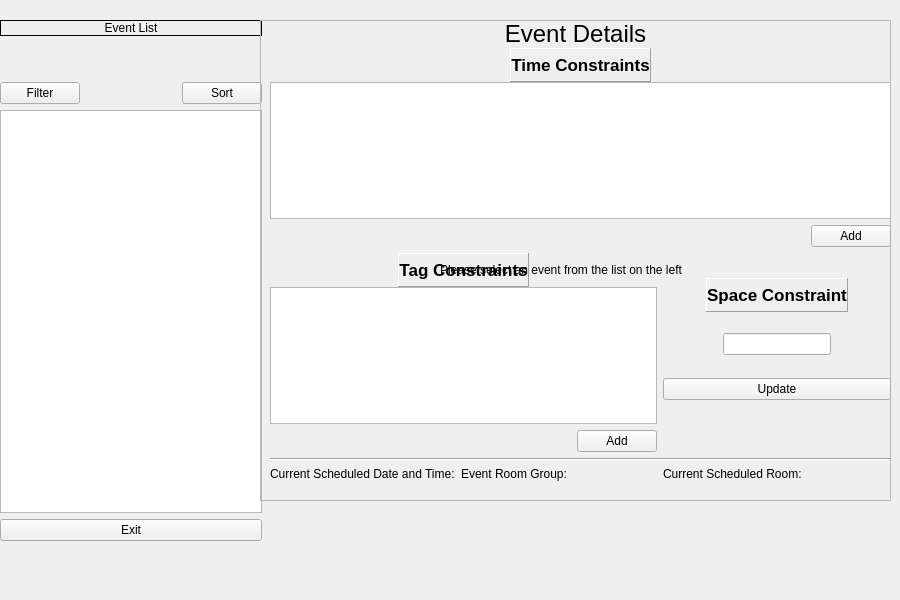
<?xml version="1.0" encoding="UTF-8"?>
<ui version="4.0">
 <class>EventListWindow</class>
 <widget class="QMainWindow" name="EventListWindow">
  <property name="geometry">
   <rect>
    <x>0</x>
    <y>0</y>
    <width>900</width>
    <height>600</height>
   </rect>
  </property>
  <property name="sizePolicy">
   <sizepolicy hsizetype="Fixed" vsizetype="Fixed">
    <horstretch>0</horstretch>
    <verstretch>0</verstretch>
   </sizepolicy>
  </property>
  <property name="minimumSize">
   <size>
    <width>900</width>
    <height>600</height>
   </size>
  </property>
  <property name="maximumSize">
   <size>
    <width>900</width>
    <height>600</height>
   </size>
  </property>
  <property name="windowTitle">
   <string>MainWindow</string>
  </property>
  <widget class="QWidget" name="centralwidget">
   <widget class="QWidget" name="verticalLayoutWidget">
    <property name="geometry">
     <rect>
      <x>0</x>
      <y>20</y>
      <width>262</width>
      <height>521</height>
     </rect>
    </property>
    <layout class="QVBoxLayout" name="LayoutEventList">
     <item>
      <widget class="QLabel" name="LabelEventList">
       <property name="frameShape">
        <enum>QFrame::Box</enum>
       </property>
       <property name="text">
        <string>Event List</string>
       </property>
       <property name="alignment">
        <set>Qt::AlignCenter</set>
       </property>
      </widget>
     </item>
     <item>
      <widget class="QStackedWidget" name="ExtraButtons">
       <property name="sizePolicy">
        <sizepolicy hsizetype="Fixed" vsizetype="Fixed">
         <horstretch>0</horstretch>
         <verstretch>0</verstretch>
        </sizepolicy>
       </property>
       <property name="minimumSize">
        <size>
         <width>250</width>
         <height>34</height>
        </size>
       </property>
       <property name="currentIndex">
        <number>1</number>
       </property>
       <widget class="QWidget" name="AdminView_2">
        <widget class="QWidget" name="horizontalLayoutWidget">
         <property name="geometry">
          <rect>
           <x>0</x>
           <y>0</y>
           <width>269</width>
           <height>41</height>
          </rect>
         </property>
         <layout class="QHBoxLayout" name="horizontalLayout">
          <item>
           <widget class="QPushButton" name="ButtonCreateOrganizer">
            <property name="text">
             <string>Create Organizer</string>
            </property>
           </widget>
          </item>
          <item>
           <widget class="QPushButton" name="ButtonCreateEvent">
            <property name="text">
             <string>Create Event</string>
            </property>
           </widget>
          </item>
         </layout>
        </widget>
       </widget>
       <widget class="QWidget" name="OrganizerView_2"/>
      </widget>
     </item>
     <item>
      <layout class="QHBoxLayout" name="horizontalLayout_2">
       <item>
        <widget class="QPushButton" name="ButtonFilter">
         <property name="text">
          <string>Filter</string>
         </property>
        </widget>
       </item>
       <item>
        <spacer name="horizontalSpacer">
         <property name="orientation">
          <enum>Qt::Horizontal</enum>
         </property>
         <property name="sizeHint" stdset="0">
          <size>
           <width>40</width>
           <height>20</height>
          </size>
         </property>
        </spacer>
       </item>
       <item>
        <widget class="QPushButton" name="ButtonSort">
         <property name="text">
          <string>Sort</string>
         </property>
        </widget>
       </item>
      </layout>
     </item>
     <item>
      <widget class="QListWidget" name="ListEvents"/>
     </item>
     <item>
      <widget class="QPushButton" name="ButtonExit">
       <property name="text">
        <string>Exit</string>
       </property>
      </widget>
     </item>
    </layout>
   </widget>
   <widget class="QFrame" name="EventEditFrame">
    <property name="geometry">
     <rect>
      <x>260</x>
      <y>20</y>
      <width>631</width>
      <height>481</height>
     </rect>
    </property>
    <property name="autoFillBackground">
     <bool>false</bool>
    </property>
    <property name="frameShape">
     <enum>QFrame::StyledPanel</enum>
    </property>
    <property name="frameShadow">
     <enum>QFrame::Raised</enum>
    </property>
    <widget class="QWidget" name="verticalLayoutWidget_7">
     <property name="geometry">
      <rect>
       <x>0</x>
       <y>0</y>
       <width>631</width>
       <height>481</height>
      </rect>
     </property>
     <layout class="QVBoxLayout" name="LayoutEventDetails">
      <property name="spacing">
       <number>0</number>
      </property>
      <property name="sizeConstraint">
       <enum>QLayout::SetDefaultConstraint</enum>
      </property>
      <item>
       <widget class="QLabel" name="LabelDetails">
        <property name="font">
         <font>
          <pointsize>18</pointsize>
         </font>
        </property>
        <property name="text">
         <string>Event Details</string>
        </property>
        <property name="alignment">
         <set>Qt::AlignCenter</set>
        </property>
       </widget>
      </item>
      <item>
       <widget class="QStackedWidget" name="stackedWidget_2">
        <property name="sizePolicy">
         <sizepolicy hsizetype="Expanding" vsizetype="Expanding">
          <horstretch>0</horstretch>
          <verstretch>0</verstretch>
         </sizepolicy>
        </property>
        <property name="currentIndex">
         <number>0</number>
        </property>
        <widget class="QWidget" name="OrganizerView">
         <property name="sizePolicy">
          <sizepolicy hsizetype="Expanding" vsizetype="Expanding">
           <horstretch>0</horstretch>
           <verstretch>0</verstretch>
          </sizepolicy>
         </property>
         <property name="autoFillBackground">
          <bool>false</bool>
         </property>
         <widget class="QWidget" name="gridLayoutWidget_2">
          <property name="geometry">
           <rect>
            <x>10</x>
            <y>0</y>
            <width>621</width>
            <height>453</height>
           </rect>
          </property>
          <layout class="QGridLayout" name="gridLayout_3">
           <property name="sizeConstraint">
            <enum>QLayout::SetDefaultConstraint</enum>
           </property>
           <item row="1" column="1">
            <spacer name="horizontalSpacer_27">
             <property name="orientation">
              <enum>Qt::Horizontal</enum>
             </property>
             <property name="sizeType">
              <enum>QSizePolicy::MinimumExpanding</enum>
             </property>
             <property name="sizeHint" stdset="0">
              <size>
               <width>150</width>
               <height>20</height>
              </size>
             </property>
            </spacer>
           </item>
           <item row="0" column="0" colspan="3">
            <layout class="QVBoxLayout" name="LayoutTimeConstraints" stretch="0,0">
             <property name="spacing">
              <number>0</number>
             </property>
             <property name="sizeConstraint">
              <enum>QLayout::SetDefaultConstraint</enum>
             </property>
             <item>
              <layout class="QHBoxLayout" name="horizontalLayout_15">
               <item>
                <spacer name="horizontalSpacer_29">
                 <property name="orientation">
                  <enum>Qt::Horizontal</enum>
                 </property>
                 <property name="sizeHint" stdset="0">
                  <size>
                   <width>40</width>
                   <height>20</height>
                  </size>
                 </property>
                </spacer>
               </item>
               <item>
                <widget class="QLabel" name="LabelTimeConstraints">
                 <property name="sizePolicy">
                  <sizepolicy hsizetype="Minimum" vsizetype="Minimum">
                   <horstretch>0</horstretch>
                   <verstretch>1</verstretch>
                  </sizepolicy>
                 </property>
                 <property name="minimumSize">
                  <size>
                   <width>0</width>
                   <height>34</height>
                  </size>
                 </property>
                 <property name="font">
                  <font>
                   <pointsize>13</pointsize>
                   <weight>75</weight>
                   <bold>true</bold>
                  </font>
                 </property>
                 <property name="frameShape">
                  <enum>QFrame::Panel</enum>
                 </property>
                 <property name="frameShadow">
                  <enum>QFrame::Raised</enum>
                 </property>
                 <property name="lineWidth">
                  <number>1</number>
                 </property>
                 <property name="midLineWidth">
                  <number>1</number>
                 </property>
                 <property name="text">
                  <string>Time Constraints</string>
                 </property>
                 <property name="alignment">
                  <set>Qt::AlignCenter</set>
                 </property>
                 <property name="margin">
                  <number>6</number>
                 </property>
                </widget>
               </item>
               <item>
                <spacer name="horizontalSpacer_30">
                 <property name="orientation">
                  <enum>Qt::Horizontal</enum>
                 </property>
                 <property name="sizeHint" stdset="0">
                  <size>
                   <width>40</width>
                   <height>20</height>
                  </size>
                 </property>
                </spacer>
               </item>
              </layout>
             </item>
             <item>
              <widget class="QListWidget" name="ListTimeConstraints"/>
             </item>
            </layout>
           </item>
           <item row="2" column="0" colspan="2">
            <layout class="QVBoxLayout" name="LayoutTagConstraints" stretch="0,0">
             <property name="spacing">
              <number>0</number>
             </property>
             <property name="sizeConstraint">
              <enum>QLayout::SetDefaultConstraint</enum>
             </property>
             <item>
              <layout class="QHBoxLayout" name="horizontalLayout_13">
               <item>
                <spacer name="horizontalSpacer_25">
                 <property name="orientation">
                  <enum>Qt::Horizontal</enum>
                 </property>
                 <property name="sizeHint" stdset="0">
                  <size>
                   <width>40</width>
                   <height>20</height>
                  </size>
                 </property>
                </spacer>
               </item>
               <item>
                <widget class="QLabel" name="LabelTagConstraints">
                 <property name="sizePolicy">
                  <sizepolicy hsizetype="Minimum" vsizetype="Minimum">
                   <horstretch>0</horstretch>
                   <verstretch>1</verstretch>
                  </sizepolicy>
                 </property>
                 <property name="minimumSize">
                  <size>
                   <width>0</width>
                   <height>34</height>
                  </size>
                 </property>
                 <property name="font">
                  <font>
                   <pointsize>13</pointsize>
                   <weight>75</weight>
                   <bold>true</bold>
                   <strikeout>false</strikeout>
                   <stylestrategy>PreferDefault</stylestrategy>
                   <kerning>true</kerning>
                  </font>
                 </property>
                 <property name="frameShape">
                  <enum>QFrame::Panel</enum>
                 </property>
                 <property name="frameShadow">
                  <enum>QFrame::Raised</enum>
                 </property>
                 <property name="lineWidth">
                  <number>1</number>
                 </property>
                 <property name="midLineWidth">
                  <number>1</number>
                 </property>
                 <property name="text">
                  <string>Tag Constraints</string>
                 </property>
                 <property name="alignment">
                  <set>Qt::AlignCenter</set>
                 </property>
                 <property name="margin">
                  <number>6</number>
                 </property>
                </widget>
               </item>
               <item>
                <spacer name="horizontalSpacer_26">
                 <property name="orientation">
                  <enum>Qt::Horizontal</enum>
                 </property>
                 <property name="sizeHint" stdset="0">
                  <size>
                   <width>40</width>
                   <height>20</height>
                  </size>
                 </property>
                </spacer>
               </item>
              </layout>
             </item>
             <item>
              <widget class="QListWidget" name="ListTagConstraints"/>
             </item>
            </layout>
           </item>
           <item row="6" column="1">
            <widget class="QLabel" name="LabelRoomGroup">
             <property name="text">
              <string>&lt;Room Group&gt;</string>
             </property>
            </widget>
           </item>
           <item row="2" column="2">
            <layout class="QVBoxLayout" name="LayoutSpaceConstraint" stretch="0,0,0">
             <property name="spacing">
              <number>0</number>
             </property>
             <property name="sizeConstraint">
              <enum>QLayout::SetDefaultConstraint</enum>
             </property>
             <item>
              <layout class="QHBoxLayout" name="horizontalLayout_11">
               <item>
                <spacer name="horizontalSpacer_21">
                 <property name="orientation">
                  <enum>Qt::Horizontal</enum>
                 </property>
                 <property name="sizeHint" stdset="0">
                  <size>
                   <width>40</width>
                   <height>20</height>
                  </size>
                 </property>
                </spacer>
               </item>
               <item>
                <widget class="QLabel" name="LabelSpaceTitle">
                 <property name="sizePolicy">
                  <sizepolicy hsizetype="Minimum" vsizetype="Minimum">
                   <horstretch>0</horstretch>
                   <verstretch>1</verstretch>
                  </sizepolicy>
                 </property>
                 <property name="minimumSize">
                  <size>
                   <width>0</width>
                   <height>34</height>
                  </size>
                 </property>
                 <property name="maximumSize">
                  <size>
                   <width>16777215</width>
                   <height>30</height>
                  </size>
                 </property>
                 <property name="font">
                  <font>
                   <pointsize>13</pointsize>
                   <weight>75</weight>
                   <bold>true</bold>
                   <strikeout>false</strikeout>
                   <stylestrategy>PreferDefault</stylestrategy>
                   <kerning>true</kerning>
                  </font>
                 </property>
                 <property name="frameShape">
                  <enum>QFrame::Panel</enum>
                 </property>
                 <property name="frameShadow">
                  <enum>QFrame::Raised</enum>
                 </property>
                 <property name="lineWidth">
                  <number>1</number>
                 </property>
                 <property name="midLineWidth">
                  <number>1</number>
                 </property>
                 <property name="text">
                  <string>Space Constraint</string>
                 </property>
                 <property name="alignment">
                  <set>Qt::AlignCenter</set>
                 </property>
                 <property name="margin">
                  <number>6</number>
                 </property>
                </widget>
               </item>
               <item>
                <spacer name="horizontalSpacer_22">
                 <property name="orientation">
                  <enum>Qt::Horizontal</enum>
                 </property>
                 <property name="sizeHint" stdset="0">
                  <size>
                   <width>40</width>
                   <height>20</height>
                  </size>
                 </property>
                </spacer>
               </item>
              </layout>
             </item>
             <item>
              <layout class="QHBoxLayout" name="horizontalLayout_12">
               <item>
                <spacer name="horizontalSpacer_23">
                 <property name="orientation">
                  <enum>Qt::Horizontal</enum>
                 </property>
                 <property name="sizeType">
                  <enum>QSizePolicy::Minimum</enum>
                 </property>
                 <property name="sizeHint" stdset="0">
                  <size>
                   <width>60</width>
                   <height>20</height>
                  </size>
                 </property>
                </spacer>
               </item>
               <item>
                <widget class="QLineEdit" name="FieldSpaceConstraint"/>
               </item>
               <item>
                <spacer name="horizontalSpacer_24">
                 <property name="orientation">
                  <enum>Qt::Horizontal</enum>
                 </property>
                 <property name="sizeType">
                  <enum>QSizePolicy::Minimum</enum>
                 </property>
                 <property name="sizeHint" stdset="0">
                  <size>
                   <width>60</width>
                   <height>20</height>
                  </size>
                 </property>
                </spacer>
               </item>
              </layout>
             </item>
             <item>
              <widget class="QPushButton" name="ButtonUpdateSpaceConstraint">
               <property name="text">
                <string>Update</string>
               </property>
              </widget>
             </item>
            </layout>
           </item>
           <item row="1" column="2">
            <layout class="QHBoxLayout" name="horizontalLayout_9">
             <item>
              <spacer name="horizontalSpacer_4">
               <property name="orientation">
                <enum>Qt::Horizontal</enum>
               </property>
               <property name="sizeHint" stdset="0">
                <size>
                 <width>40</width>
                 <height>20</height>
                </size>
               </property>
              </spacer>
             </item>
             <item>
              <widget class="QPushButton" name="ButtonAddTimeConstraint">
               <property name="text">
                <string>Add</string>
               </property>
              </widget>
             </item>
            </layout>
           </item>
           <item row="5" column="0">
            <widget class="QLabel" name="LabelDateTitle">
             <property name="text">
              <string>Current Scheduled Date and Time:</string>
             </property>
            </widget>
           </item>
           <item row="6" column="0">
            <widget class="QLabel" name="LabelScheduledDatetime">
             <property name="text">
              <string>&lt;Datetime&gt;</string>
             </property>
            </widget>
           </item>
           <item row="6" column="2">
            <widget class="QLabel" name="LabelScheduledRoom">
             <property name="text">
              <string>&lt;Room&gt;</string>
             </property>
            </widget>
           </item>
           <item row="5" column="2">
            <widget class="QLabel" name="LabelRoomTitle">
             <property name="text">
              <string>Current Scheduled Room:</string>
             </property>
            </widget>
           </item>
           <item row="3" column="1">
            <layout class="QHBoxLayout" name="horizontalLayout_10">
             <item>
              <spacer name="horizontalSpacer_13">
               <property name="orientation">
                <enum>Qt::Horizontal</enum>
               </property>
               <property name="sizeHint" stdset="0">
                <size>
                 <width>40</width>
                 <height>20</height>
                </size>
               </property>
              </spacer>
             </item>
             <item>
              <widget class="QPushButton" name="ButtonAddTagConstraint">
               <property name="text">
                <string>Add</string>
               </property>
              </widget>
             </item>
            </layout>
           </item>
           <item row="5" column="1">
            <widget class="QLabel" name="LabelRoomGroupTitle">
             <property name="text">
              <string>Event Room Group:</string>
             </property>
            </widget>
           </item>
           <item row="4" column="0" colspan="3">
            <widget class="Line" name="DividingLine">
             <property name="orientation">
              <enum>Qt::Horizontal</enum>
             </property>
            </widget>
           </item>
          </layout>
         </widget>
        </widget>
        <widget class="QWidget" name="AdminView">
         <property name="sizePolicy">
          <sizepolicy hsizetype="Expanding" vsizetype="Expanding">
           <horstretch>0</horstretch>
           <verstretch>0</verstretch>
          </sizepolicy>
         </property>
         <widget class="QWidget" name="gridLayoutWidget">
          <property name="geometry">
           <rect>
            <x>10</x>
            <y>0</y>
            <width>621</width>
            <height>451</height>
           </rect>
          </property>
          <layout class="QGridLayout" name="gridLayout">
           <property name="sizeConstraint">
            <enum>QLayout::SetDefaultConstraint</enum>
           </property>
           <item row="0" column="2">
            <layout class="QVBoxLayout" name="LayoutTagConstraints_2" stretch="0,0">
             <property name="spacing">
              <number>0</number>
             </property>
             <property name="sizeConstraint">
              <enum>QLayout::SetDefaultConstraint</enum>
             </property>
             <item>
              <layout class="QHBoxLayout" name="horizontalLayout_3">
               <item>
                <spacer name="horizontalSpacer_5">
                 <property name="orientation">
                  <enum>Qt::Horizontal</enum>
                 </property>
                 <property name="sizeHint" stdset="0">
                  <size>
                   <width>40</width>
                   <height>20</height>
                  </size>
                 </property>
                </spacer>
               </item>
               <item>
                <widget class="QLabel" name="LabelTagConstraints_2">
                 <property name="sizePolicy">
                  <sizepolicy hsizetype="Minimum" vsizetype="Minimum">
                   <horstretch>0</horstretch>
                   <verstretch>1</verstretch>
                  </sizepolicy>
                 </property>
                 <property name="minimumSize">
                  <size>
                   <width>0</width>
                   <height>30</height>
                  </size>
                 </property>
                 <property name="font">
                  <font>
                   <pointsize>13</pointsize>
                   <weight>75</weight>
                   <bold>true</bold>
                   <strikeout>false</strikeout>
                   <stylestrategy>PreferDefault</stylestrategy>
                   <kerning>true</kerning>
                  </font>
                 </property>
                 <property name="frameShape">
                  <enum>QFrame::Panel</enum>
                 </property>
                 <property name="frameShadow">
                  <enum>QFrame::Raised</enum>
                 </property>
                 <property name="lineWidth">
                  <number>1</number>
                 </property>
                 <property name="midLineWidth">
                  <number>1</number>
                 </property>
                 <property name="text">
                  <string>Tag Constraints</string>
                 </property>
                 <property name="alignment">
                  <set>Qt::AlignCenter</set>
                 </property>
                 <property name="margin">
                  <number>6</number>
                 </property>
                </widget>
               </item>
               <item>
                <spacer name="horizontalSpacer_6">
                 <property name="orientation">
                  <enum>Qt::Horizontal</enum>
                 </property>
                 <property name="sizeHint" stdset="0">
                  <size>
                   <width>40</width>
                   <height>20</height>
                  </size>
                 </property>
                </spacer>
               </item>
              </layout>
             </item>
             <item>
              <widget class="QListWidget" name="ListTagConstraints_2"/>
             </item>
            </layout>
           </item>
           <item row="4" column="2">
            <widget class="QLabel" name="LabelScheduledRoom_2">
             <property name="text">
              <string>&lt;Room&gt;</string>
             </property>
             <property name="indent">
              <number>6</number>
             </property>
            </widget>
           </item>
           <item row="4" column="0">
            <widget class="QLabel" name="LabelScheduledDatetime_2">
             <property name="text">
              <string>&lt;Datetime&gt;</string>
             </property>
            </widget>
           </item>
           <item row="0" column="1">
            <spacer name="horizontalSpacer_12">
             <property name="orientation">
              <enum>Qt::Horizontal</enum>
             </property>
             <property name="sizeType">
              <enum>QSizePolicy::Minimum</enum>
             </property>
             <property name="sizeHint" stdset="0">
              <size>
               <width>40</width>
               <height>20</height>
              </size>
             </property>
            </spacer>
           </item>
           <item row="3" column="2">
            <widget class="QLabel" name="LabelRoomTitle_2">
             <property name="text">
              <string>Current Scheduled Room:</string>
             </property>
             <property name="margin">
              <number>0</number>
             </property>
             <property name="indent">
              <number>6</number>
             </property>
            </widget>
           </item>
           <item row="5" column="2">
            <layout class="QVBoxLayout" name="LayoutExecuteScheduling">
             <property name="spacing">
              <number>6</number>
             </property>
             <item>
              <widget class="QLabel" name="LabelRoomGroupTitle_2">
               <property name="text">
                <string>Event Room Group:</string>
               </property>
              </widget>
             </item>
             <item>
              <widget class="QLabel" name="LabelRoomGroup_2">
               <property name="text">
                <string>&lt;RoomGroup&gt;</string>
               </property>
              </widget>
             </item>
             <item>
              <spacer name="verticalSpacer">
               <property name="orientation">
                <enum>Qt::Vertical</enum>
               </property>
               <property name="sizeHint" stdset="0">
                <size>
                 <width>20</width>
                 <height>40</height>
                </size>
               </property>
              </spacer>
             </item>
             <item>
              <widget class="QPushButton" name="pushButton_11">
               <property name="minimumSize">
                <size>
                 <width>0</width>
                 <height>40</height>
                </size>
               </property>
               <property name="font">
                <font>
                 <weight>75</weight>
                 <italic>false</italic>
                 <bold>true</bold>
                </font>
               </property>
               <property name="text">
                <string>Execute scheduling</string>
               </property>
               <property name="default">
                <bool>false</bool>
               </property>
               <property name="flat">
                <bool>false</bool>
               </property>
              </widget>
             </item>
            </layout>
           </item>
           <item row="1" column="2">
            <layout class="QVBoxLayout" name="LayoutAssignOrganizer">
             <property name="spacing">
              <number>0</number>
             </property>
             <property name="leftMargin">
              <number>8</number>
             </property>
             <property name="topMargin">
              <number>8</number>
             </property>
             <property name="rightMargin">
              <number>8</number>
             </property>
             <property name="bottomMargin">
              <number>8</number>
             </property>
             <item>
              <widget class="QLabel" name="LabelAssignedOrganizer">
               <property name="text">
                <string>Assigned Organizer:</string>
               </property>
               <property name="alignment">
                <set>Qt::AlignCenter</set>
               </property>
              </widget>
             </item>
             <item>
              <widget class="QPushButton" name="ButtonAssignOrganizer">
               <property name="text">
                <string>Assign Organizer</string>
               </property>
              </widget>
             </item>
            </layout>
           </item>
           <item row="5" column="0">
            <layout class="QVBoxLayout" name="LayoutTags">
             <property name="spacing">
              <number>0</number>
             </property>
             <item>
              <spacer name="verticalSpacer_2">
               <property name="orientation">
                <enum>Qt::Vertical</enum>
               </property>
               <property name="sizeType">
                <enum>QSizePolicy::Minimum</enum>
               </property>
               <property name="sizeHint" stdset="0">
                <size>
                 <width>20</width>
                 <height>30</height>
                </size>
               </property>
              </spacer>
             </item>
             <item>
              <layout class="QHBoxLayout" name="horizontalLayout_6">
               <item>
                <widget class="QLabel" name="LabelTags">
                 <property name="sizePolicy">
                  <sizepolicy hsizetype="Minimum" vsizetype="Minimum">
                   <horstretch>0</horstretch>
                   <verstretch>0</verstretch>
                  </sizepolicy>
                 </property>
                 <property name="minimumSize">
                  <size>
                   <width>0</width>
                   <height>30</height>
                  </size>
                 </property>
                 <property name="font">
                  <font>
                   <pointsize>13</pointsize>
                   <weight>75</weight>
                   <bold>true</bold>
                   <strikeout>false</strikeout>
                   <stylestrategy>PreferDefault</stylestrategy>
                   <kerning>true</kerning>
                  </font>
                 </property>
                 <property name="frameShape">
                  <enum>QFrame::Panel</enum>
                 </property>
                 <property name="frameShadow">
                  <enum>QFrame::Raised</enum>
                 </property>
                 <property name="lineWidth">
                  <number>1</number>
                 </property>
                 <property name="midLineWidth">
                  <number>0</number>
                 </property>
                 <property name="text">
                  <string>Tags</string>
                 </property>
                 <property name="alignment">
                  <set>Qt::AlignCenter</set>
                 </property>
                 <property name="margin">
                  <number>6</number>
                 </property>
                </widget>
               </item>
               <item>
                <spacer name="horizontalSpacer_11">
                 <property name="orientation">
                  <enum>Qt::Horizontal</enum>
                 </property>
                 <property name="sizeHint" stdset="0">
                  <size>
                   <width>40</width>
                   <height>20</height>
                  </size>
                 </property>
                </spacer>
               </item>
               <item>
                <widget class="QPushButton" name="ButtonAddTag">
                 <property name="text">
                  <string>Add</string>
                 </property>
                </widget>
               </item>
              </layout>
             </item>
             <item>
              <widget class="QScrollArea" name="scrollArea">
               <property name="widgetResizable">
                <bool>true</bool>
               </property>
               <widget class="QWidget" name="scrollAreaWidgetContents">
                <property name="geometry">
                 <rect>
                  <x>0</x>
                  <y>0</y>
                  <width>800</width>
                  <height>77</height>
                 </rect>
                </property>
                <property name="sizePolicy">
                 <sizepolicy hsizetype="Minimum" vsizetype="Preferred">
                  <horstretch>0</horstretch>
                  <verstretch>0</verstretch>
                 </sizepolicy>
                </property>
                <property name="minimumSize">
                 <size>
                  <width>800</width>
                  <height>0</height>
                 </size>
                </property>
               </widget>
              </widget>
             </item>
            </layout>
           </item>
           <item row="3" column="0">
            <widget class="QLabel" name="LabelDateTitle_2">
             <property name="text">
              <string>Current Scheduled Date and Time:</string>
             </property>
            </widget>
           </item>
           <item row="0" column="0">
            <layout class="QVBoxLayout" name="LayoutTimeConstraints_2" stretch="0,0">
             <property name="spacing">
              <number>0</number>
             </property>
             <property name="sizeConstraint">
              <enum>QLayout::SetDefaultConstraint</enum>
             </property>
             <item>
              <layout class="QHBoxLayout" name="horizontalLayout_7">
               <item>
                <spacer name="horizontalSpacer_2">
                 <property name="orientation">
                  <enum>Qt::Horizontal</enum>
                 </property>
                 <property name="sizeHint" stdset="0">
                  <size>
                   <width>40</width>
                   <height>20</height>
                  </size>
                 </property>
                </spacer>
               </item>
               <item>
                <widget class="QLabel" name="LabelTimeConstraints_2">
                 <property name="sizePolicy">
                  <sizepolicy hsizetype="Minimum" vsizetype="Minimum">
                   <horstretch>0</horstretch>
                   <verstretch>1</verstretch>
                  </sizepolicy>
                 </property>
                 <property name="minimumSize">
                  <size>
                   <width>0</width>
                   <height>30</height>
                  </size>
                 </property>
                 <property name="font">
                  <font>
                   <pointsize>13</pointsize>
                   <weight>75</weight>
                   <bold>true</bold>
                   <strikeout>false</strikeout>
                   <stylestrategy>PreferDefault</stylestrategy>
                   <kerning>true</kerning>
                  </font>
                 </property>
                 <property name="frameShape">
                  <enum>QFrame::Panel</enum>
                 </property>
                 <property name="frameShadow">
                  <enum>QFrame::Raised</enum>
                 </property>
                 <property name="lineWidth">
                  <number>1</number>
                 </property>
                 <property name="midLineWidth">
                  <number>1</number>
                 </property>
                 <property name="text">
                  <string>Time Constraints</string>
                 </property>
                 <property name="alignment">
                  <set>Qt::AlignCenter</set>
                 </property>
                 <property name="margin">
                  <number>6</number>
                 </property>
                </widget>
               </item>
               <item>
                <spacer name="horizontalSpacer_3">
                 <property name="orientation">
                  <enum>Qt::Horizontal</enum>
                 </property>
                 <property name="sizeHint" stdset="0">
                  <size>
                   <width>40</width>
                   <height>20</height>
                  </size>
                 </property>
                </spacer>
               </item>
              </layout>
             </item>
             <item>
              <widget class="QListWidget" name="listWidget"/>
             </item>
            </layout>
           </item>
           <item row="1" column="0">
            <layout class="QVBoxLayout" name="LayoutSpaceConstraint_2" stretch="0,0">
             <property name="spacing">
              <number>0</number>
             </property>
             <property name="sizeConstraint">
              <enum>QLayout::SetDefaultConstraint</enum>
             </property>
             <item>
              <layout class="QHBoxLayout" name="horizontalLayout_4">
               <item>
                <spacer name="horizontalSpacer_9">
                 <property name="orientation">
                  <enum>Qt::Horizontal</enum>
                 </property>
                 <property name="sizeHint" stdset="0">
                  <size>
                   <width>40</width>
                   <height>20</height>
                  </size>
                 </property>
                </spacer>
               </item>
               <item>
                <widget class="QLabel" name="LabelSpaceTitle_2">
                 <property name="sizePolicy">
                  <sizepolicy hsizetype="Minimum" vsizetype="Minimum">
                   <horstretch>0</horstretch>
                   <verstretch>1</verstretch>
                  </sizepolicy>
                 </property>
                 <property name="minimumSize">
                  <size>
                   <width>0</width>
                   <height>30</height>
                  </size>
                 </property>
                 <property name="font">
                  <font>
                   <pointsize>13</pointsize>
                   <weight>75</weight>
                   <bold>true</bold>
                   <strikeout>false</strikeout>
                   <stylestrategy>PreferDefault</stylestrategy>
                   <kerning>true</kerning>
                  </font>
                 </property>
                 <property name="frameShape">
                  <enum>QFrame::Panel</enum>
                 </property>
                 <property name="frameShadow">
                  <enum>QFrame::Raised</enum>
                 </property>
                 <property name="lineWidth">
                  <number>1</number>
                 </property>
                 <property name="midLineWidth">
                  <number>1</number>
                 </property>
                 <property name="text">
                  <string>Space Constraint</string>
                 </property>
                 <property name="alignment">
                  <set>Qt::AlignCenter</set>
                 </property>
                 <property name="margin">
                  <number>6</number>
                 </property>
                </widget>
               </item>
               <item>
                <spacer name="horizontalSpacer_10">
                 <property name="orientation">
                  <enum>Qt::Horizontal</enum>
                 </property>
                 <property name="sizeHint" stdset="0">
                  <size>
                   <width>40</width>
                   <height>20</height>
                  </size>
                 </property>
                </spacer>
               </item>
              </layout>
             </item>
             <item>
              <layout class="QHBoxLayout" name="horizontalLayout_5">
               <item>
                <spacer name="horizontalSpacer_7">
                 <property name="orientation">
                  <enum>Qt::Horizontal</enum>
                 </property>
                 <property name="sizeType">
                  <enum>QSizePolicy::Minimum</enum>
                 </property>
                 <property name="sizeHint" stdset="0">
                  <size>
                   <width>60</width>
                   <height>20</height>
                  </size>
                 </property>
                </spacer>
               </item>
               <item>
                <widget class="QLabel" name="LabelSpaceConstraint">
                 <property name="text">
                  <string>&lt;SpaceConstraint&gt;</string>
                 </property>
                 <property name="alignment">
                  <set>Qt::AlignCenter</set>
                 </property>
                </widget>
               </item>
               <item>
                <spacer name="horizontalSpacer_8">
                 <property name="orientation">
                  <enum>Qt::Horizontal</enum>
                 </property>
                 <property name="sizeType">
                  <enum>QSizePolicy::Minimum</enum>
                 </property>
                 <property name="sizeHint" stdset="0">
                  <size>
                   <width>60</width>
                   <height>20</height>
                  </size>
                 </property>
                </spacer>
               </item>
              </layout>
             </item>
            </layout>
           </item>
           <item row="2" column="0" colspan="3">
            <widget class="Line" name="DividingLine_2">
             <property name="orientation">
              <enum>Qt::Horizontal</enum>
             </property>
            </widget>
           </item>
          </layout>
         </widget>
        </widget>
       </widget>
      </item>
     </layout>
    </widget>
   </widget>
   <widget class="QLabel" name="LabelHint">
    <property name="geometry">
     <rect>
      <x>440</x>
      <y>260</y>
      <width>281</width>
      <height>20</height>
     </rect>
    </property>
    <property name="text">
     <string>Please select an event from the list on the left</string>
    </property>
   </widget>
  </widget>
 </widget>
 <resources/>
 <connections/>
</ui>
